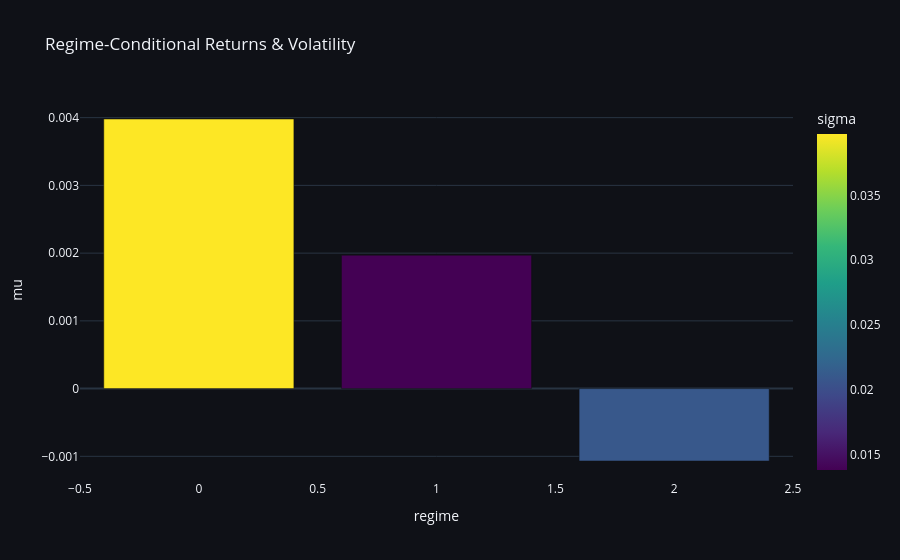

The notebook cell this image was saved under:
### Markdown cell above
## 4. Conditional Statistics
Validating if regimes represent distinct statistical states.

### Code cell
stats = df.group_by('regime').agg([
    pl.col('returns').mean().alias('mu'),
    pl.col('returns').std().alias('sigma'),
    pl.len().alias('count')
]).sort('regime')

fig_bar = px.bar(stats.to_pandas(), x='regime', y='mu', color='sigma', 
                 title="Regime-Conditional Returns & Volatility", 
                 color_continuous_scale="Viridis")
fig_bar.update_layout(**PLOTLY_DARK)
fig_bar.show()

### Figure 1 — Plotly figure (JSON) as saved in the notebook; plotly's stock layout.template omitted (floating-point values rounded to 4 significant figures)
{"data": [{"hovertemplate": "regime=%{x}<br>mu=%{y}<br>sigma=%{marker.color}<extra></extra>", "legendgroup": "", "marker": {"color": [0.03974, 0.01383, 0.02099], "coloraxis": "coloraxis", "pattern": {"shape": ""}}, "name": "", "orientation": "v", "showlegend": false, "textposition": "auto", "type": "bar", "x": [0, 1, 2], "xaxis": "x", "y": [0.00398, 0.00197, -0.001069], "yaxis": "y"}], "layout": {"barmode": "relative", "coloraxis": {"colorbar": {"title": {"text": "sigma"}}, "colorscale": [[0, "#440154"], [0.1111, "#482878"], [0.2222, "#3e4989"], [0.3333, "#31688e"], [0.4444, "#26828e"], [0.5556, "#1f9e89"], [0.6667, "#35b779"], [0.7778, "#6ece58"], [0.8889, "#b5de2b"], [1, "#fde725"]]}, "legend": {"tracegroupgap": 0}, "paper_bgcolor": "#0f1117", "plot_bgcolor": "#0f1117", "title": {"text": "Regime-Conditional Returns & Volatility"}, "xaxis": {"anchor": "y", "domain": [0, 1], "title": {"text": "regime"}}, "yaxis": {"anchor": "x", "domain": [0, 1], "title": {"text": "mu"}}}}
